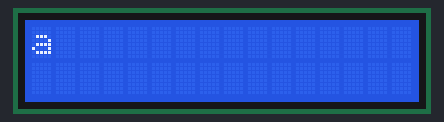
Bench run of a sketch on a simulated Arduino Uno, built with avr-gcc and run on an emulated ATmega328P. Parts: 16×2 character LCD.

Above: at 0.16 s.
At 4.96 s:
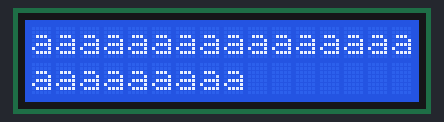
At 9.97 s:
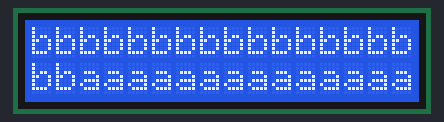
At 19.98 s:
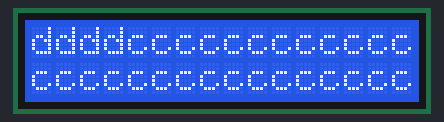
At 29.8 s:
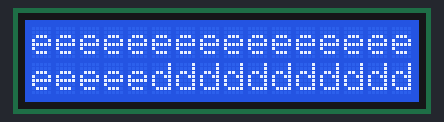
At 39.81 s:
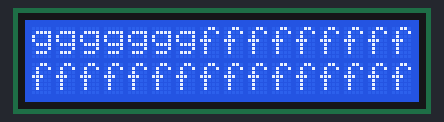

The sketch:

setCursor.ino
```cpp
// include the library code:
#include <LiquidCrystal.h>

// these constants won't change.  But you can change the size of
// your LCD using them:
const int numRows = 2;
const int numCols = 16;

// initialize the library with the numbers of the interface pins
LiquidCrystal lcd(12, 11, 5, 4, 3, 2);

void setup() {
  // set up the LCD's number of columns and rows:
  lcd.begin(numCols, numRows);
}

void loop() {
  // loop from ASCII 'a' to ASCII 'z':
  for (int thisLetter = 'a'; thisLetter <= 'z'; thisLetter++) {
    // loop over the columns:
    for (int  thisRow = 0; thisRow < numRows; thisRow++) {
      // loop over the rows:
      for (int thisCol = 0; thisCol < numCols; thisCol++) {
        // set the cursor position:
        lcd.setCursor(thisCol, thisRow);
        // print the letter:
        lcd.write(thisLetter);
        delay(200);
      }
    }
  }
}
```
